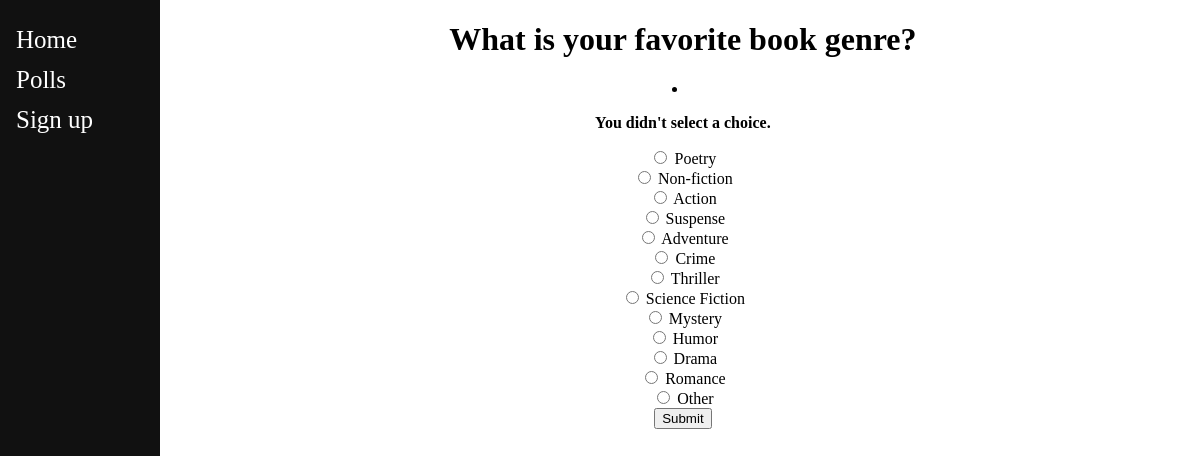
The page /polls/1/vote/ on the database its author committed.
### polls/models.py (models this page shows, shortened)
class Question(models.Model):
    question_text = models.CharField(max_length=200)
    pub_date = models.DateTimeField('date published')

class Choice(models.Model):
    question = models.ForeignKey(Question, on_delete=models.CASCADE)
    choice_text = models.CharField(max_length=200)
    votes = models.IntegerField(default=0)

### polls/views.py (the view)
# urls.py: path('<int:question_id>/vote/', views.vote, name='vote'),
def vote(request, question_id):
    question = get_object_or_404(Question, pk=question_id)
    try:
        selected_choice = question.choice_set.get(pk=request.POST['choice'])
    except (KeyError, Choice.DoesNotExist):
        return render(request, 'polls/detail.html', {
            'question': question,
            'error_message': "You didn't select a choice.",
        })
    else:
        selected_choice.votes += 1
        selected_choice.save()
        return HttpResponseRedirect(reverse('polls:results', args=(question.id,)))

### polls/templates/polls/detail.html (shortened to what this page needs)
{% extends "base_layout.html" %}
{% block content %}
<div class="sidenav">
	<a href="{% url 'index' %}">Home</a>
	<a href="/polls">Polls</a>
	<a href="/register"> Sign up</a>
</div>
<h1 style="text-align:center">{{ question.question_text }}</h1>
<li style="text-align:center">
	{% if error_message %}<p><strong>{{ error_message }}</strong></p>{% endif %}
<form action="{% url 'polls:vote' question.id %}" method="post">
{% for choice in question.choice_set.all %}
 	<input type="radio" name="choice" id="choice{{ forloop.counter }}" value="{{ choice.id }}">
    <label for="choice{{ forloop.counter }}">{{ choice.choice_text }}</label><br>
{% endfor %}
<input type="submit" value="Submit">
</li style="text-align:center">
{% endblock %}

### home/static/home/homestyle.css (style rules this page uses)
.sidenav { height:100%; width:160px; position: absolute; z-index:1; top:0; left:0; background-color:#111; overflow-x: :hidden; padding-top:20px; }
.sidenav a { padding:6px 8px 6px 16px; text-decoration: none; font-size:25px; color: #ffffff; display:block; }

### rows shown on the page
Question: question_text "What is your favorite book genre?"
Choice: choice_text "Poetry"
Choice: choice_text "Non-fiction"
Choice: choice_text "Action"
Choice: choice_text "Suspense"
Choice: choice_text "Adventure"
Choice: choice_text "Crime"
Choice: choice_text "Thriller"
Choice: choice_text "Science Fiction"
Choice: choice_text "Mystery"
Choice: choice_text "Humor"
Choice: choice_text "Drama"
Choice: choice_text "Romance"
Choice: choice_text "Other"

### other values the page prints
{{ error_message }} "You didn't select a choice."
